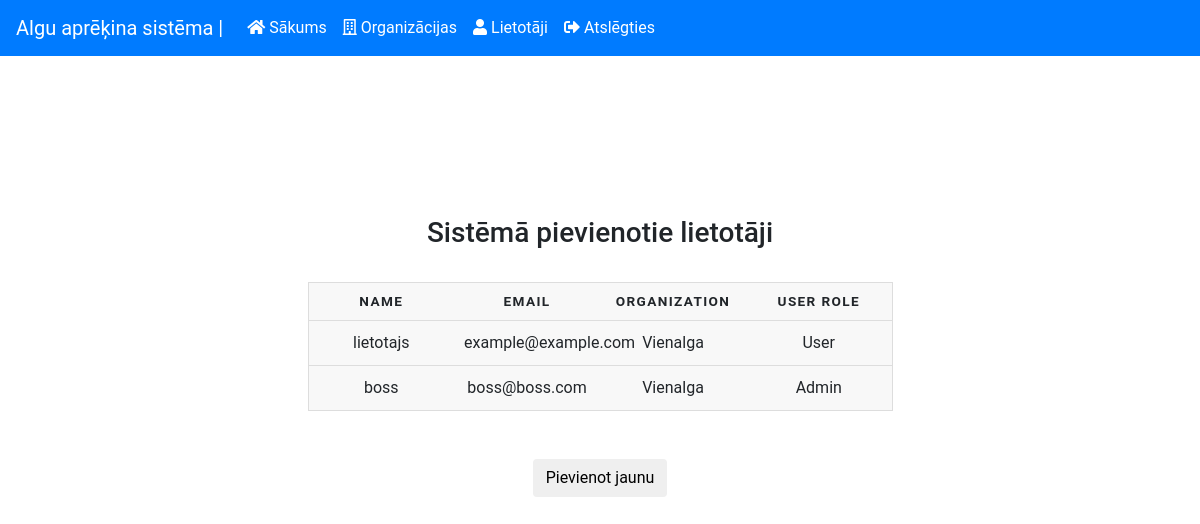
/user-view.php (signed in), run on an earlier commit of the app's database.
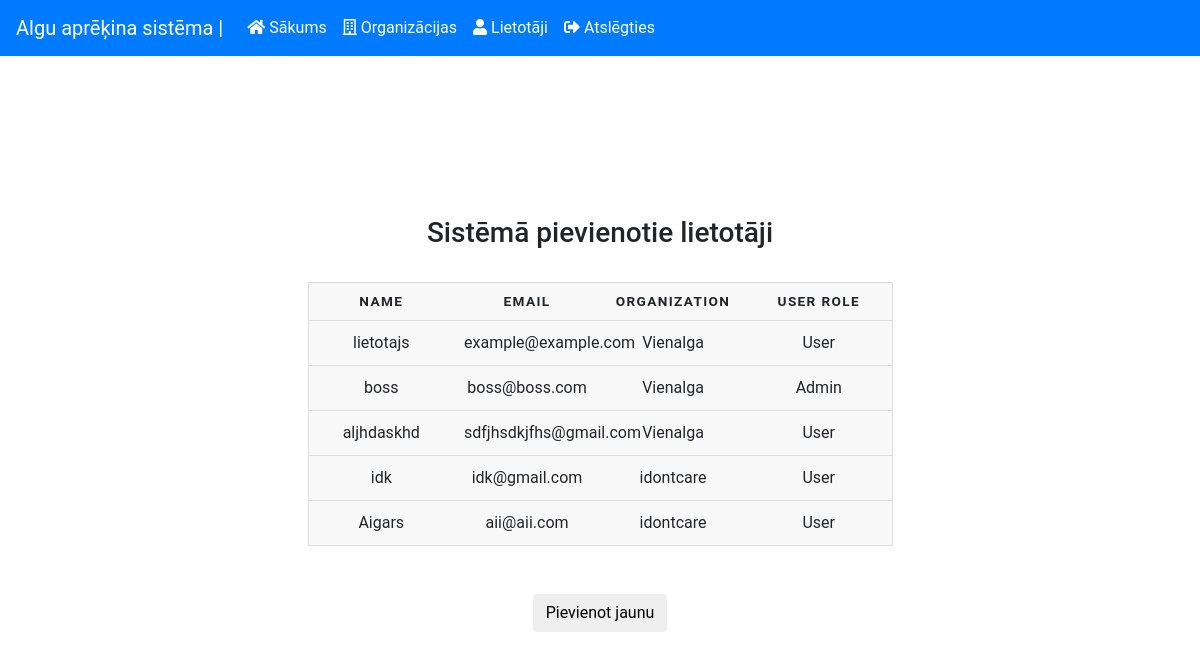
And on a later commit of the database.
### tables this page shows
CREATE TABLE `users` (
  `id` int(11) NOT NULL,
  `username` varchar(255) NOT NULL,
  `email` varchar(255) NOT NULL,
  `password` varchar(255) NOT NULL,
  `register_date` date NOT NULL,
  `last_login` datetime NOT NULL,
  `notes` varchar(255) NOT NULL,
  `role` varchar(10) NOT NULL DEFAULT 'User',
  `org_key` int(11) DEFAULT NULL
);

CREATE TABLE `organizations` (
  `id` int(11) NOT NULL,
  `org_name` varchar(30) NOT NULL
);

### includes/Role.php (called while the page is built, shortened)
<?php
class Role{
    private $con;
    function __construct(){
        include_once("database/db.php");
        $db = new Database();
        $this->con = $db ->connect();
    }
    public function superAdmin(){
        $userId = $_SESSION["userid"];
        $result = $this->con->prepare("
                SELECT role
                FROM users
                WHERE id = $userId
        ");
        $result->execute();
        $result->store_result();
        $result->bind_result($userRole);
        if ($userRole == "Superadmin" ){
            return true;
        }
    }
}

### database/db.php (called while the page is built, shortened)
<?php
class Database
{
  public function connect(){
    $this->con = new Mysqli(HOST, USER, PASS, DB);
    if ($this->con) {
      return $this->con;
    }
    return "DATABASE_CONNECTION_FAIL";
  }
}
 ?>

### includes/user.php (the view, shortened to what this page needs)
<?php
class User
{
  public function loadUsersInTable(){
      include_once("database/db.php");
      include_once("includes/Role.php");
      $db = new Database;
      $role = new Role;
      $this ->con = $db->connect();
      if($role->superAdmin()){
          $res = $this->con->query("
                  SELECT u.username, u.email, u.role, o.org_name
                  FROM users u, organizations o
                  WHERE u.org_key = o.id
                  ORDER BY u.org_key
          ");
          if($res !== FALSE) {
              foreach($res as $row){
                  $username = $row["username"];
                  $email = $row["email"];
                  $org = $row["org_name"];
                  $userRole = $row["role"];
                  echo '<tr>
                        <td>'.$username.'</td>
                        <td>'.$email.'</td>
                        <td>'.$org.'</td>
                        <td>'.$userRole.'</td>
                        </tr>';
              }
          } else {
              die('prepare() failed: ' . htmlspecialchars($this->con->error));
          }
      }
}
}

What changed in the data, as far as the page shows it:
added users: username "aljhdaskhd", email "sdfjhsdkjfhs@gmail.com", organizations.org_name "Vienalga", role "User"
added users: username "idk", email "idk@gmail.com", organizations.org_name "idontcare", role "User"
added users: username "Aigars", email "aii@aii.com", organizations.org_name "idontcare", role "User"
